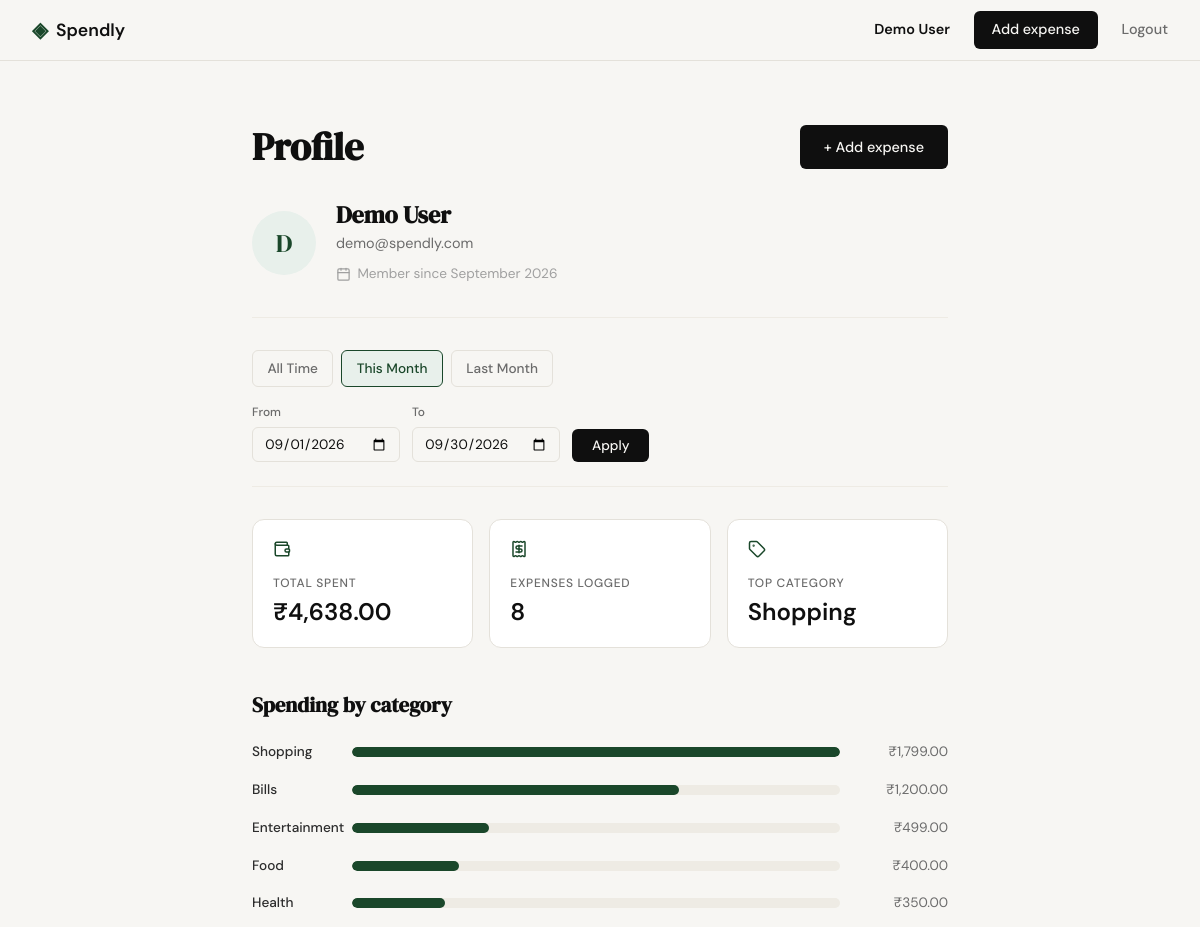
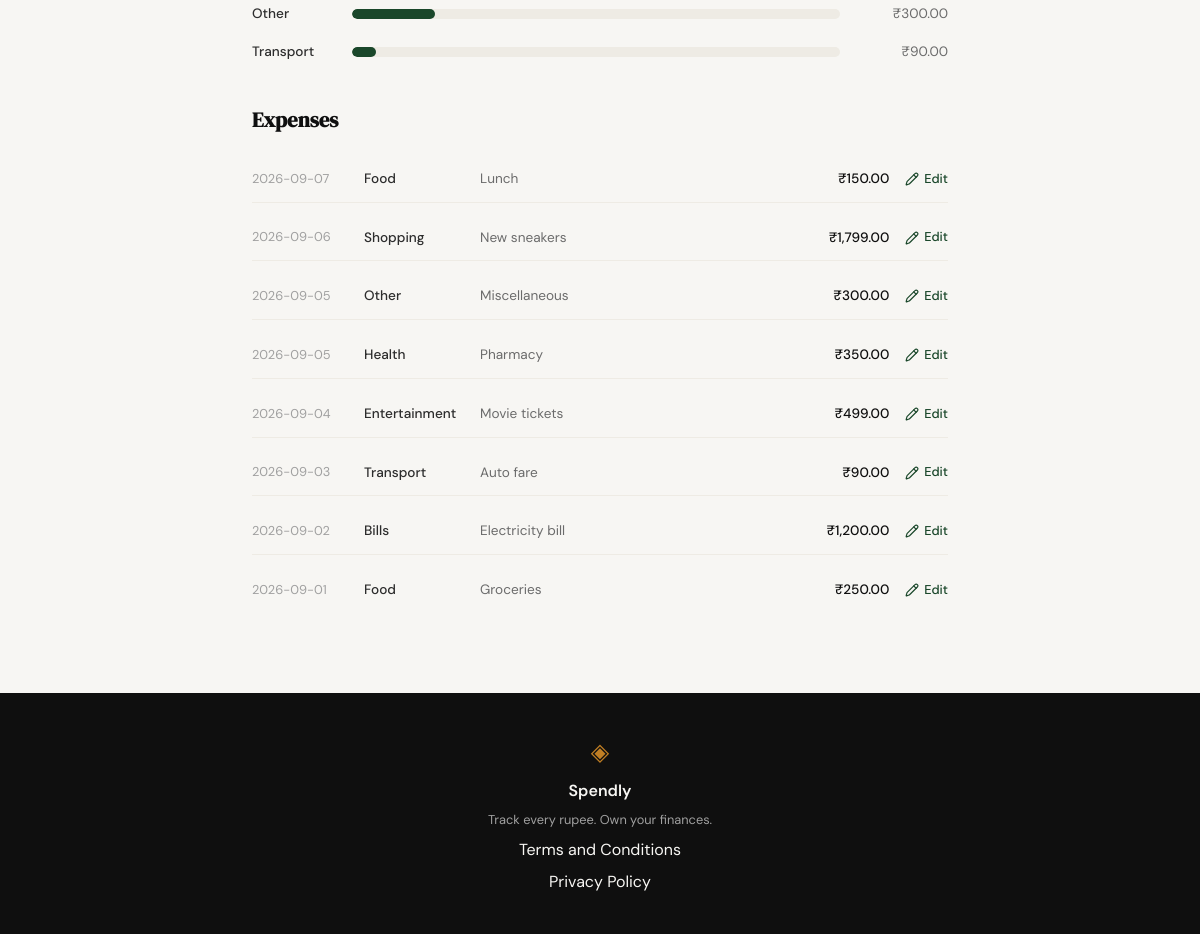
The page /profile?start=2026-09-01&end=2026-09-30 (signed in) on the database its author committed (2 pictures, top to bottom).
### tables this page shows
CREATE TABLE users (
    id            INTEGER PRIMARY KEY AUTOINCREMENT,
    name          TEXT NOT NULL,
    email         TEXT NOT NULL UNIQUE,
    password_hash TEXT NOT NULL,
    created_at    TEXT NOT NULL DEFAULT (datetime('now'))
);

CREATE TABLE expenses (
    id          INTEGER PRIMARY KEY AUTOINCREMENT,
    user_id     INTEGER NOT NULL REFERENCES users(id),
    amount      REAL    NOT NULL,
    category    TEXT    NOT NULL,
    date        TEXT    NOT NULL,          -- 'YYYY-MM-DD'
    description TEXT,
    created_at  TEXT    NOT NULL DEFAULT (datetime('now'))
);

### app.py (the view)
@app.route("/profile")
@login_required
def profile():
    start, end = _parse_date_range(request.args.get("start"), request.args.get("end"))
    is_filtered = start is not None
    params = [g.user["id"]]
    date_clause = ""
    if is_filtered:
        date_clause = " AND date >= ? AND date <= ?"
        params += [start, end]
    conn = get_db()
    try:
        summary = conn.execute(
            "SELECT COUNT(*) AS count, COALESCE(SUM(amount), 0) AS total "
            "FROM expenses WHERE user_id = ?" + date_clause,
            params,
        ).fetchone()
        rows = conn.execute(
            "SELECT category, SUM(amount) AS total "
            "FROM expenses WHERE user_id = ?" + date_clause + " "
            "GROUP BY category ORDER BY total DESC",
            params,
        ).fetchall()
        expenses = conn.execute(
            "SELECT id, amount, category, date, description "
            "FROM expenses WHERE user_id = ?" + date_clause + " "
            "ORDER BY date DESC, id DESC",
            params,
        ).fetchall()
    finally:
        conn.close()
    top_total = rows[0]["total"] if rows else 0
    breakdown = [
        {
            "category": row["category"],
            "total": row["total"],
            "pct": round(row["total"] / top_total * 100) if top_total else 0,
        }
        for row in rows
    ]
    top_category = rows[0]["category"] if rows else None
    if top_category:
        top_category_display = top_category
    elif is_filtered:
        top_category_display = "No expenses in this range"
    else:
        top_category_display = "No expenses yet"
    this_month_start, this_month_end = _month_range(0)
    last_month_start, last_month_end = _month_range(-1)
    return render_template(
        "profile.html",
        expense_count=summary["count"],
        total_spent=summary["total"],
        top_category_display=top_category_display,
        breakdown=breakdown,
        member_since=_month_year(g.user["created_at"]),
        selected_start=start or "",
        selected_end=end or "",
        is_filtered=is_filtered,
        active_filter=_classify_filter(start, end),
        this_month_start=this_month_start,
        this_month_end=this_month_end,
        last_month_start=last_month_start,
        last_month_end=last_month_end,
        expenses=expenses,
    )

### app.py (called while the page is built)
@app.before_request
def load_logged_in_user():
    user_id = session.get("user_id")
    if user_id is None:
        g.user = None
        return
    conn = get_db()
    try:
        g.user = conn.execute(
            "SELECT id, name, email, created_at FROM users WHERE id = ?", (user_id,)
        ).fetchone()
    finally:
        conn.close()

@app.context_processor
def inject_current_user():
    return {"current_user": g.get("user")}

def login_required(view):
    @wraps(view)
    def wrapped(*args, **kwargs):
        if g.user is None:
            return redirect(url_for("login"))
        return view(*args, **kwargs)
    return wrapped

def _month_year(timestamp):
    if not timestamp:
        return None
    try:
        return datetime.strptime(str(timestamp)[:19], "%Y-%m-%d %H:%M:%S").strftime(
            "%B %Y"
        )
    except ValueError:
        return None

@app.template_filter("rupees")
def rupees(value):
    try:
        amount = float(value)
    except (TypeError, ValueError):
        amount = 0.0
    return f"₹{amount:,.2f}"

def _parse_date_range(start_raw, end_raw):
    if not start_raw or not end_raw:
        return None, None
    try:
        start_dt = datetime.strptime(start_raw, "%Y-%m-%d")
        end_dt = datetime.strptime(end_raw, "%Y-%m-%d")
    except ValueError:
        return None, None
    if start_dt > end_dt:
        return None, None
    return start_raw, end_raw

def _month_range(offset=0):
    today = date.today()
    month_index = today.month - 1 + offset
    year = today.year + month_index // 12
    month = month_index % 12 + 1
    start = date(year, month, 1)
    end = date(year, month, calendar.monthrange(year, month)[1])
    return start.strftime("%Y-%m-%d"), end.strftime("%Y-%m-%d")

def _classify_filter(start, end):
    if start is None:
        return "all_time"
    if (start, end) == _month_range(0):
        return "this_month"
    if (start, end) == _month_range(-1):
        return "last_month"
    return "custom"

### database/db.py (called while the page is built)
def get_db():
    conn = sqlite3.connect(DB_PATH)
    conn.row_factory = sqlite3.Row
    conn.execute("PRAGMA foreign_keys = ON")
    return conn

### templates/profile.html (shortened to what this page needs)
{% extends "base.html" %}
{% block head %}<link rel="stylesheet" href="{{ url_for('static', filename='css/profile.css') }}">{% endblock %}
{% block content %}
<section class="profile">
    <div class="profile-inner">
        <div class="profile-heading-row">
            <h1 class="profile-heading">Profile</h1>
            <a href="{{ url_for('add_expense') }}" class="btn-primary">+ Add expense</a>
        </div>
        <div class="profile-identity">
            <div class="profile-avatar">{{ current_user.name[:1] | upper }}</div>
            <div class="profile-identity-text">
                <h2 class="profile-name">{{ current_user.name }}</h2>
                <p class="profile-email">{{ current_user.email }}</p>
                {% if member_since %}
                <p class="profile-meta">
                    <i data-lucide="calendar"></i> Member since {{ member_since }}
                </p>
                {% endif %}
            </div>
        </div>
        <div class="profile-filter">
            <nav class="profile-filter-quick">
                <a href="{{ url_for('profile') }}"
                   class="profile-filter-link{{ ' active' if active_filter == 'all_time' else '' }}">All Time</a>
                <a href="{{ url_for('profile', start=this_month_start, end=this_month_end) }}"
                   class="profile-filter-link{{ ' active' if active_filter == 'this_month' else '' }}">This Month</a>
                <a href="{{ url_for('profile', start=last_month_start, end=last_month_end) }}"
                   class="profile-filter-link{{ ' active' if active_filter == 'last_month' else '' }}">Last Month</a>
            </nav>
            <form class="profile-filter-form" method="get" action="{{ url_for('profile') }}">
                <div class="profile-filter-field">
                    <label for="filter-start">From</label>
                    <input type="date" id="filter-start" name="start" class="form-input" value="{{ selected_start }}">
                </div>
                <div class="profile-filter-field">
                    <label for="filter-end">To</label>
                    <input type="date" id="filter-end" name="end" class="form-input" value="{{ selected_end }}">
                </div>
                <button type="submit" class="btn-primary profile-filter-submit">Apply</button>
            </form>
        </div>
        <div class="profile-stats">
            <div class="profile-stat-card">
                <span class="profile-stat-icon"><i data-lucide="wallet"></i></span>
                <span class="profile-stat-label">Total spent</span>
                <span class="profile-stat-value">{{ total_spent | rupees }}</span>
            </div>
            <div class="profile-stat-card">
                <span class="profile-stat-icon"><i data-lucide="receipt"></i></span>
                <span class="profile-stat-label">Expenses logged</span>
                <span class="profile-stat-value">{{ expense_count }}</span>
            </div>
            <div class="profile-stat-card">
                <span class="profile-stat-icon"><i data-lucide="tag"></i></span>
                <span class="profile-stat-label">Top category</span>
                <span class="profile-stat-value">{{ top_category_display }}</span>
            </div>
        </div>
        <div class="profile-breakdown">
            <h3 class="profile-breakdown-title">Spending by category</h3>
            {% if breakdown %}
            <ul class="profile-cat-list">
                {% for row in breakdown %}
                <li class="profile-cat-row">
                    <span class="profile-cat-label">{{ row.category }}</span>
                    <span class="profile-cat-track">
                        <span class="profile-cat-bar" style="width: {{ row.pct }}%"></span>
                    </span>
                    <span class="profile-cat-amount">{{ row.total | rupees }}</span>
                </li>
                {% endfor %}
            </ul>
            {% elif is_filtered %}
            <p class="profile-empty">
                No expenses in this range — try a different range or clear the
                filter.
            </p>
            {% else %}
            <p class="profile-empty">
                No expenses yet — once you start logging, your category breakdown
                shows up here.
            </p>
            {% endif %}
        </div>
        <div class="profile-expenses">
            <h3 class="profile-breakdown-title">Expenses</h3>
            {% if expenses %}
            <ul class="profile-expense-list">
                {% for row in expenses %}
                <li class="profile-expense-row">
                    <span class="profile-expense-date">{{ row.date }}</span>
                    <span class="profile-expense-category">{{ row.category }}</span>
                    <span class="profile-expense-description">{{ row.description or "—" }}</span>
                    <span class="profile-expense-amount">{{ row.amount | rupees }}</span>
                    <a href="{{ url_for('edit_expense', id=row.id) }}" class="profile-expense-edit">
                        <i data-lucide="pencil"></i> Edit
                    </a>
                </li>
                {% endfor %}
            </ul>
            {% elif is_filtered %}
            <p class="profile-empty">
                No expenses in this range — try a different range or clear the
                filter.
            </p>
            {% else %}
            <p class="profile-empty">
                No expenses yet — once you start logging, they'll show up here.
            </p>
            {% endif %}
        </div>
    </div>
</section>
{% endblock %}

### templates/base.html (shortened to what this page needs)
<!DOCTYPE html>
<html lang="en">
<head>
    <link rel="stylesheet" href="{{ url_for('static', filename='css/style.css') }}">
    {% block head %}{% endblock %}
</head>
<body>
    <nav class="navbar">
        <div class="nav-inner">
            <a href="{{ url_for('landing') }}" class="nav-brand">
                <span class="brand-icon">◈</span>
                <span class="brand-name">Spendly</span>
            </a>
            <div class="nav-links">
                {% if current_user %}
                <a href="{{ url_for('profile') }}" class="nav-user">{{ current_user.name }}</a>
                <a href="{{ url_for('add_expense') }}" class="nav-cta">Add expense</a>
                <a href="{{ url_for('logout') }}">Logout</a>
                {% else %}
                <a href="{{ url_for('login') }}">Sign in</a>
                <a href="{{ url_for('register') }}" class="nav-cta">Get started</a>
                {% endif %}
            </div>
        </div>
    </nav>
    <main class="main-content">
        {% block content %}{% endblock %}
    </main>
    <footer class="footer">
        <div class="footer-inner">
            <span class="brand-icon">◈</span>
            <span class="footer-name">Spendly</span>
            <p class="footer-copy">Track every rupee. Own your finances.</p>
            <a href="{{ url_for('terms') }}">Terms and Conditions</a>
            <a href="{{ url_for('privacy') }}">Privacy Policy</a>
        </div>
    </footer>
</body>
</html>

### static/css/style.css (style rules this page uses)
:root { --ink: #0f0f0f; --ink-soft: #2d2d2d; --ink-muted: #6b6b6b; --ink-faint: #a0a0a0; --paper: #f7f6f3; --paper-warm: #f0ede6; --paper-card: #ffffff; --accent: #1a472a; --accent-light: #e8f0eb; --accent-2: #c17f24; --accent-2-light: #fdf3e3; --danger: #c0392b; --danger-light: #fdecea; --border: #e4e1da; --border-soft: #eeebe4; --font-display: 'DM Serif Display', Georgia, serif; --font-body: 'DM Sans', system-ui, sans-serif; --max-width: 1200px; --auth-width: 440px; --radius-sm: 6px; --radius-md: 12px; --radius-lg: 20px; }
*, *::before, *::after { box-sizing: border-box; margin: 0; padding: 0; }
html { font-size: 16px; scroll-behavior: smooth; }
body { background: var(--paper); color: var(--ink); font-family: var(--font-body); font-size: 1rem; line-height: 1.6; -webkit-font-smoothing: antialiased; }
a { color: inherit; text-decoration: none; }
.navbar { position: sticky; top: 0; z-index: 100; background: var(--paper); border-bottom: 1px solid var(--border); padding: 0 2rem; }
.nav-inner { max-width: var(--max-width); margin: 0 auto; height: 60px; display: flex; align-items: center; justify-content: space-between; }
.nav-brand { display: flex; align-items: center; gap: 0.5rem; font-family: var(--font-body); font-weight: 600; font-size: 1.1rem; color: var(--ink); }
.brand-icon { color: var(--accent); font-size: 1.3rem; }
.brand-name { color: var(--ink); }
.nav-links { display: flex; align-items: center; gap: 1.5rem; font-size: 0.9rem; font-weight: 500; }
.nav-links a { color: var(--ink-muted); transition: color 0.2s; }
.nav-links a.nav-user { color: var(--ink); font-weight: 600; }
.nav-cta { background: var(--ink) !important; color: var(--paper) !important; padding: 0.45rem 1.1rem; border-radius: var(--radius-sm); transition: background 0.2s !important; }
.main-content { min-height: calc(100vh - 60px - 100px); }
.btn-primary { display: inline-block; background: var(--ink); color: var(--paper); padding: 0.65rem 1.5rem; border-radius: var(--radius-sm); font-family: var(--font-body); font-size: 0.9rem; font-weight: 500; cursor: pointer; border: none; transition: background 0.2s; text-decoration: none; }
.form-input { width: 100%; padding: 0.6rem 0.875rem; border: 1px solid var(--border); border-radius: var(--radius-sm); font-family: var(--font-body); font-size: 0.95rem; color: var(--ink); background: var(--paper); outline: none; transition: border-color 0.2s; }
.form-input::placeholder { color: var(--ink-faint); }
.footer { background: var(--ink); color: var(--paper); padding: 2.5rem 2rem; text-align: center; }
.footer-inner { display: flex; flex-direction: column; align-items: center; gap: 0.4rem; }
.footer .brand-icon { color: var(--accent-2); font-size: 1.5rem; }
.footer-name { font-weight: 600; font-size: 1rem; }
.footer-copy { font-size: 0.8rem; color: var(--ink-faint); }

### rows shown on the page
users: name "Demo User", name "D", email "demo@spendly.com"
expenses: category "Shopping", date "2026-09-06", description "New sneakers", amount "₹1,799.00"
expenses: date "2026-09-07", category "Food", description "Lunch", amount "₹150.00"
expenses: date "2026-09-05", category "Other", description "Miscellaneous", amount "₹300.00"
expenses: date "2026-09-05", category "Health", description "Pharmacy", amount "₹350.00"
expenses: date "2026-09-04", category "Entertainment", description "Movie tickets", amount "₹499.00"
expenses: date "2026-09-03", category "Transport", description "Auto fare", amount "₹90.00"
expenses: date "2026-09-02", category "Bills", description "Electricity bill", amount "₹1,200.00"
expenses: date "2026-09-01", category "Food", description "Groceries", amount "₹250.00"

### other values the page prints
{{ member_since }} "September 2026"
{{ total_spent | rupees }} "₹4,638.00"
{{ expense_count }} "8"
{{ row.category }} "Shopping" "Bills" "Entertainment" "Food" "Health" "Other" "Transport"
{{ row.total | rupees }} "₹1,799.00" "₹1,200.00" "₹499.00" "₹400.00" "₹350.00" "₹300.00" "₹90.00"
